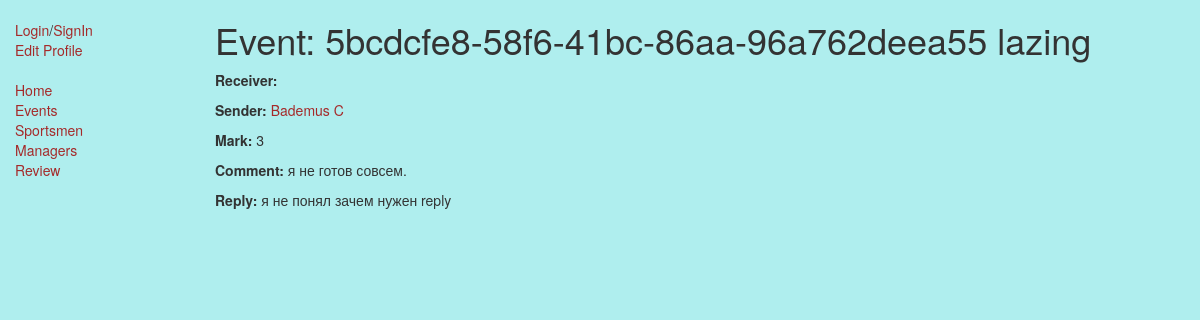
The app's page /sport_catalog/review/1 with its own data.
### sport_catalog/models.py (models this page shows, shortened)
class Review(models.Model):
    reciever =  models.ForeignKey(SportUser,on_delete=models.CASCADE, related_name="rcv")
    sender =  models.ForeignKey(SportUser,on_delete=models.CASCADE, related_name="snd")
    mark = models.IntegerField()
    comment = models.TextField(max_length=500, help_text="Enter review comment")
    reply = models.TextField(max_length=500, help_text="Enter review comment`s reply")
    isActive = models.BooleanField()
    event =  models.ForeignKey(Event, on_delete=models.SET_NULL, null=True, blank=True)

class Event(models.Model):
    id = models.UUIDField(primary_key=True, default=uuid.uuid4, help_text="Unique ID of event")
    sport_type =  models.ForeignKey(SportType, on_delete=models.SET_NULL, null=True, blank=True)
    manager =  models.ForeignKey(User, on_delete=models.SET_NULL, null=True, blank=True)
    date= models.DateField(null=True, blank=True)
    time= models.TimeField(null=True, blank=True)
    address = models.CharField(max_length=50, help_text="Enter address")
    comment = models.TextField(max_length=500, help_text="Enter comment")
    isClosed = models.BooleanField()

class SportType(models.Model):
    type_name = models.CharField(max_length=200, help_text="Enter a sport type")
    def __str__(self):
        return self.type_name

class SportUser(models.Model):
    user = models.OneToOneField(User, on_delete=models.CASCADE)
    first_name = models.CharField(max_length=100, help_text = "enter first name" )
    last_name = models.CharField(max_length=100, help_text = "enter last name" )
    isSportsMen = models.BooleanField()
    isManager = models.BooleanField()
    def get_absolute_url(self):
        return reverse('sportuser-detail', args=[str(self.id)])

### sport_catalog/views.py (the view)
# urls.py: re_path(r'^review/(?P<pk>[0-9a-f-]+)$', views.ReviewDetailedView.as_view(), name='review-detail'),
class ReviewDetailedView(generic.DetailView):
    model = Review

### sport_catalog/templates/sport_catalog/review_detail.html
{% extends "base_generic.html" %}
{% block content %}
  <h1>Event: {{ review.event.id }} {{ review.event.sport_type }}</h1>
  <p><strong>Receiver:</strong> <a href="{{ review.receiver.get_absolute_url }}">{{ review.receiver.first_name }} {{ review.receiver.last_name }}</a></p>
  <p><strong>Sender:</strong> <a href="{{ review.sender.get_absolute_url }}">{{ review.sender.first_name }} {{ review.sender.last_name }}</a></p>
  <p><strong>Mark:</strong> {{ review.mark }}</p>
  <p><strong>Comment:</strong> {{ review.comment }}</p>
  <p><strong>Reply:</strong> {{ review.reply }}</p>
{% endblock %}

### static/css/styles.css (style rules this page uses)
body { background-color: paleturquoise; }
a { color:brown; }

### records on screen
Review: event.id "5bcdcfe8-58f6-41bc-86aa-96a762deea55", event.sport_type "lazing", sender.first_name "Bademus", sender.last_name "C", mark "3", comment "я не готов совсем.", reply "я не понял зачем нужен reply"
